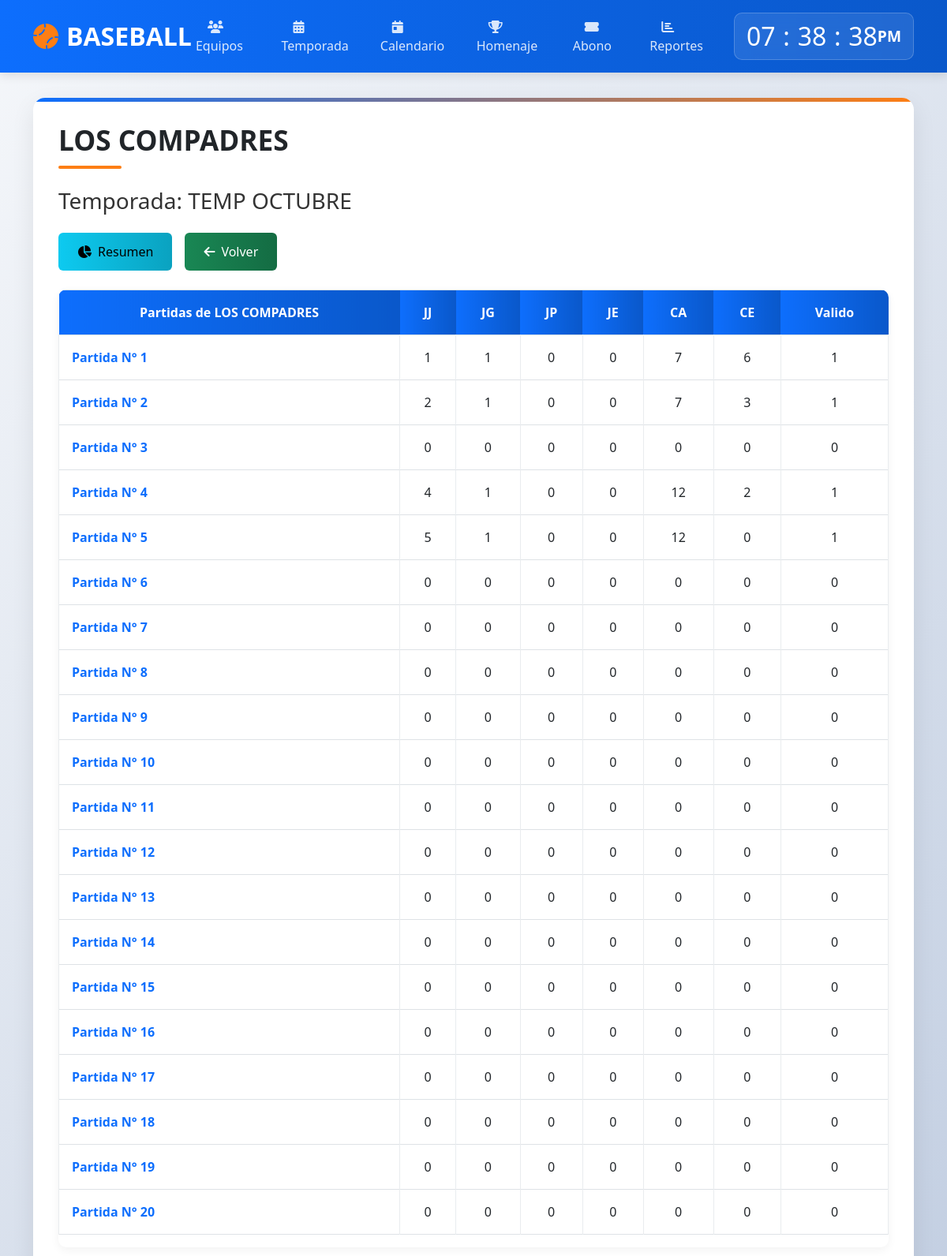
The app's page /modulos/entradas/entradas.php?id=112 with its own data.
### tables this page shows
CREATE TABLE `tab_clasf` (
  `id_tab` int(100) NOT NULL,
  `id_temp` int(100) NOT NULL,
  `id_team` int(100) NOT NULL,
  `name_team` varchar(50) NOT NULL,
  `categoria` varchar(1) NOT NULL,
  `jj` int(100) DEFAULT NULL,
  `jg` int(100) DEFAULT NULL,
  `jp` int(100) DEFAULT NULL,
  `je` int(100) DEFAULT NULL,
  `avg` int(10) DEFAULT NULL,
  `ca` int(100) DEFAULT NULL,
  `ce` int(100) DEFAULT NULL,
  `dif` int(100) DEFAULT NULL
);

CREATE TABLE `temporada` (
  `id_temp` int(100) NOT NULL,
  `name_temp` text NOT NULL,
  `categoria` varchar(1) NOT NULL,
  `partidas` int(100) NOT NULL,
  `innings` int(10) NOT NULL,
  `valor` decimal(10,2) NOT NULL,
  `nequipos` int(10) NOT NULL,
  `activo` int(1) DEFAULT NULL
);

CREATE TABLE `puntaje` (
  `id_ttb` int(100) NOT NULL,
  `id_tab` int(100) NOT NULL,
  `id_team` int(100) NOT NULL,
  `nj` int(100) DEFAULT NULL,
  `jj` int(100) DEFAULT NULL,
  `jg` int(100) DEFAULT NULL,
  `jp` int(100) DEFAULT NULL,
  `je` int(100) DEFAULT NULL,
  `ca` int(100) DEFAULT NULL,
  `ce` int(100) DEFAULT NULL,
  `val` int(1) DEFAULT NULL,
  `fech_part` date DEFAULT NULL
);

### modulos/entradas/entradas.php (the view, shortened to what this page needs)
<?php
$con = conectar();
$id = filter_var($_REQUEST['id'] ?? 0, FILTER_SANITIZE_NUMBER_INT);
$revisar = "SELECT temporada.*, tab_clasf.* FROM temporada
            INNER JOIN tab_clasf ON temporada.id_temp = tab_clasf.id_temp
            WHERE tab_clasf.id_tab = ?";
$stmt = mysqli_prepare($con, $revisar);
mysqli_stmt_bind_param($stmt, "i", $id);
mysqli_stmt_execute($stmt);
$result = mysqli_stmt_get_result($stmt);
$data = mysqli_fetch_array($result);
$id_team = $data['id_team'];
$id_tab  = $data['id_tab'];
$num     = $data['partidas'];
$cat     = $data['categoria'];
?>
<!DOCTYPE html>
<html lang="es">
<head>
    <link href="https://cdn.jsdelivr.net/npm/bootstrap@5.3.0/dist/css/bootstrap.min.css" rel="stylesheet">
    <link rel="stylesheet" href="https://cdnjs.cloudflare.com/ajax/libs/font-awesome/6.4.0/css/all.min.css">
</head>
<body>
    <header class="header">
        <div class="container">
            <div class="d-flex justify-content-between align-items-center">
                <a href="../../" class="logo">
                    <i class="fas fa-baseball-ball"></i>BASEBALL
                </a>
                <ul class="navigation">
                    <li><a href="../equipos/"><i class="fas fa-users"></i> Equipos</a></li>
                    <li><a href="../juego/"><i class="fas fa-calendar-alt"></i> Temporada</a></li>
                    <li><a href="../calendario/"><i class="fas fa-calendar-day"></i> Calendario</a></li>
                    <li><a href="../homenaje/"><i class="fas fa-trophy"></i> Homenaje</a></li>
                    <li><a href="../abonos/"><i class="fas fa-ticket-alt"></i> Abono</a></li>
                    <li><a href="../reporte/reporte.php"><i class="fas fa-chart-bar"></i> Reportes</a></li>
                </ul>
                <div class="clock-container">
                    <div class="clock">
                        <h2 id="hour">00</h2><h2 class="dot">:</h2>
                        <h2 id="minute">00</h2><h2 class="dot">:</h2>
                        <h2 id="seconds">00</h2><span id="ampm">AM</span>
                    </div>
                </div>
            </div>
        </div>
    </header>
    <main class="main-content">
        <div class="container">
            <div class="content-container">
                <h1 class="page-title"><?php echo htmlspecialchars($data['name_team']); ?></h1>
                <h3 class="mb-4">Temporada: <?php echo htmlspecialchars($data['name_temp']); ?></h3>
                <div class="button-group">
                    <a href="../resumen/resumen.php?id=<?php echo $id ?>" class="btn btn-info">
                        <i class="fas fa-chart-pie me-2"></i>Resumen
                    </a>
                    <a href="../juego/list.php?id=<?php echo $data['id_temp'] ?>&cat=<?php echo urlencode($cat) ?>" class="btn btn-success">
                        <i class="fas fa-arrow-left me-2"></i>Volver
                    </a>
                </div>
                <div class="table-container">
                    <table class="table table-hover table-bordered">
                        <thead>
                            <tr>
                                <th>Partidas de <?php echo htmlspecialchars($data['name_team']); ?></th>
                                <th>JJ</th>
                                <th>JG</th>
                                <th>JP</th>
                                <th>JE</th>
                                <th>CA</th>
                                <th>CE</th>
                                <th>Valido</th>
                            </tr>
                        </thead>
                        <tbody>
                            <?php
                            if ($num >= 1) {
                                for ($i = 1; $i <= $num; $i++) {
                                    $puntaje = "SELECT * FROM puntaje WHERE nj = ? AND id_team = ? AND id_tab = ?";
                                    $stmt_puntaje = mysqli_prepare($con, $puntaje);
                                    mysqli_stmt_bind_param($stmt_puntaje, "iii", $i, $id_team, $id_tab);
                                    mysqli_stmt_execute($stmt_puntaje);
                                    $obtn = mysqli_fetch_array(mysqli_stmt_get_result($stmt_puntaje));
                                    $cons = "SELECT * FROM jugadores_stats
                                            WHERE id_tab = ?
                                            AND id_team = ?
                                            AND nj = ?";
                                    $stmt_cons = mysqli_prepare($con, $cons);
                                    mysqli_stmt_bind_param($stmt_cons, "iii", $id_tab, $id_team, $i);
                                    mysqli_stmt_execute($stmt_cons);
                                    $numberos = mysqli_num_rows(mysqli_stmt_get_result($stmt_cons));
                            ?>
                            <tr>
                                <td>
                                    <?php if ($numberos >= 1): ?>
                                        <a href="datos.php?id_tab=<?php echo $id_tab ?>&nj=<?php echo $i ?>" class="partida-link">
                                            Partida N° <?php echo $i ?>
                                        </a>
                                    <?php else: ?>
                                        <a href="establecer.php?id_tab=<?php echo $id_tab ?>&nj=<?php echo $i ?>" class="partida-link">
                                            Partida N° <?php echo $i ?>
                                        </a>
                                    <?php endif; ?>
                                </td>
                                <td class="text-center"><?php echo $obtn['jj'] ?? 0; ?></td>
                                <td class="text-center"><?php echo $obtn['jg'] ?? 0; ?></td>
                                <td class="text-center"><?php echo $obtn['jp'] ?? 0; ?></td>
                                <td class="text-center"><?php echo $obtn['je'] ?? 0; ?></td>
                                <td class="text-center"><?php echo $obtn['ca'] ?? 0; ?></td>
                                <td class="text-center"><?php echo $obtn['ce'] ?? 0; ?></td>
                                <td class="text-center"><?php echo $obtn['val'] ?? 0; ?></td>
                            </tr>
                            <?php
                                }
                            } ?>
                        </tbody>
                    </table>
                </div>
            </div>
        </div>
    </main>
</body>
</html>

### modulos/entradas/entradas.php (style rules this page uses)
:root { --primary-color: #0d6efd; --secondary-color: #fd7e14; --dark-color: #212529; --light-color: #f8f9fa; --success-color: #198754; --danger-color: #dc3545; --warning-color: #ffc107; --info-color: #0dcaf0; }
body { font-family: 'Segoe UI', Tahoma, Geneva, Verdana, sans-serif; background: linear-gradient(135deg, #f5f7fa 0%, #c3cfe2 100%); min-height: 100vh; margin: 0; padding: 0; color: #333; }
.header { background: linear-gradient(90deg, var(--primary-color) 0%, #0a58ca 100%); color: white; padding: 1rem 0; box-shadow: 0 4px 12px rgba(0, 0, 0, 0.1); position: sticky; top: 0; z-index: 1000; }
.logo { font-size: 2rem; font-weight: 700; color: white; text-decoration: none; display: flex; align-items: center; }
.logo i { margin-right: 10px; color: var(--secondary-color); }
.navigation { display: flex; list-style: none; margin: 0; padding: 0; }
.navigation li { margin: 0 5px; }
.navigation a { color: rgba(255, 255, 255, 0.85); text-decoration: none; padding: 10px 15px; border-radius: 6px; transition: all 0.3s; font-weight: 500; }
.clock-container { background: rgba(255, 255, 255, 0.1); border-radius: 10px; padding: 10px 15px; backdrop-filter: blur(10px); border: 1px solid rgba(255, 255, 255, 0.2); }
.clock { display: flex; align-items: center; color: white; font-size: 1.2rem; font-weight: 600; }
.clock h2 { margin: 0; min-width: 28px; text-align: center; }
.dot { margin: 0 5px; }
.main-content { padding: 2rem 0; }
.content-container { background: white; border-radius: 15px; box-shadow: 0 10px 30px rgba(0, 0, 0, 0.08); padding: 2rem; position: relative; overflow: hidden; }
.content-container::before { content: ''; position: absolute; top: 0; left: 0; width: 100%; height: 5px; background: linear-gradient(90deg, var(--primary-color) 0%, var(--secondary-color) 100%); }
.page-title { font-size: 2.2rem; font-weight: 700; color: var(--dark-color); margin-bottom: 1.5rem; position: relative; padding-bottom: 15px; }
.page-title::after { content: ''; position: absolute; bottom: 0; left: 0; width: 80px; height: 4px; background: var(--secondary-color); border-radius: 2px; }
.btn { border-radius: 6px; font-weight: 500; padding: 0.75rem 1.5rem; transition: all 0.3s; }
.btn-info { background: linear-gradient(90deg, #0dcaf0 0%, #0aa2c0 100%); border: none; }
.btn-success { background: linear-gradient(90deg, var(--success-color) 0%, #146c43 100%); border: none; }
.table-container { overflow-x: auto; border-radius: 10px; box-shadow: 0 4px 12px rgba(0, 0, 0, 0.05); margin-top: 1.5rem; }
.table th { background: linear-gradient(90deg, var(--primary-color) 0%, #0a58ca 100%); color: white; border: none; padding: 1rem; text-align: center; vertical-align: middle; }
.table td { padding: 1rem; vertical-align: middle; border-color: #e9ecef; }
.partida-link { color: var(--primary-color); text-decoration: none; font-weight: 600; transition: all 0.3s; }
.button-group { display: flex; gap: 1rem; margin-bottom: 1.5rem; flex-wrap: wrap; }

### records on screen
tab_clasf: name_team "LOS COMPADRES", id_temp.name_temp "TEMP OCTUBRE"
puntaje: jj "1", jg "1", jp "0", je "0", ca "7", ce "6", val "1"
puntaje: jj "2", jg "1", jp "0", je "0", ca "7", ce "3", val "1"
puntaje: jj "4", jg "1", jp "0", je "0", ca "12", ce "2", val "1"
puntaje: jj "5", jg "1", jp "0", je "0", ca "12", ce "0", val "1"

### other values on screen
$obtn['jj'] "0"
$obtn['jg'] "0"
$obtn['jp'] "0"
$obtn['je'] "0"
$obtn['ca'] "0"
$obtn['ce'] "0"
$obtn['val'] "0"
